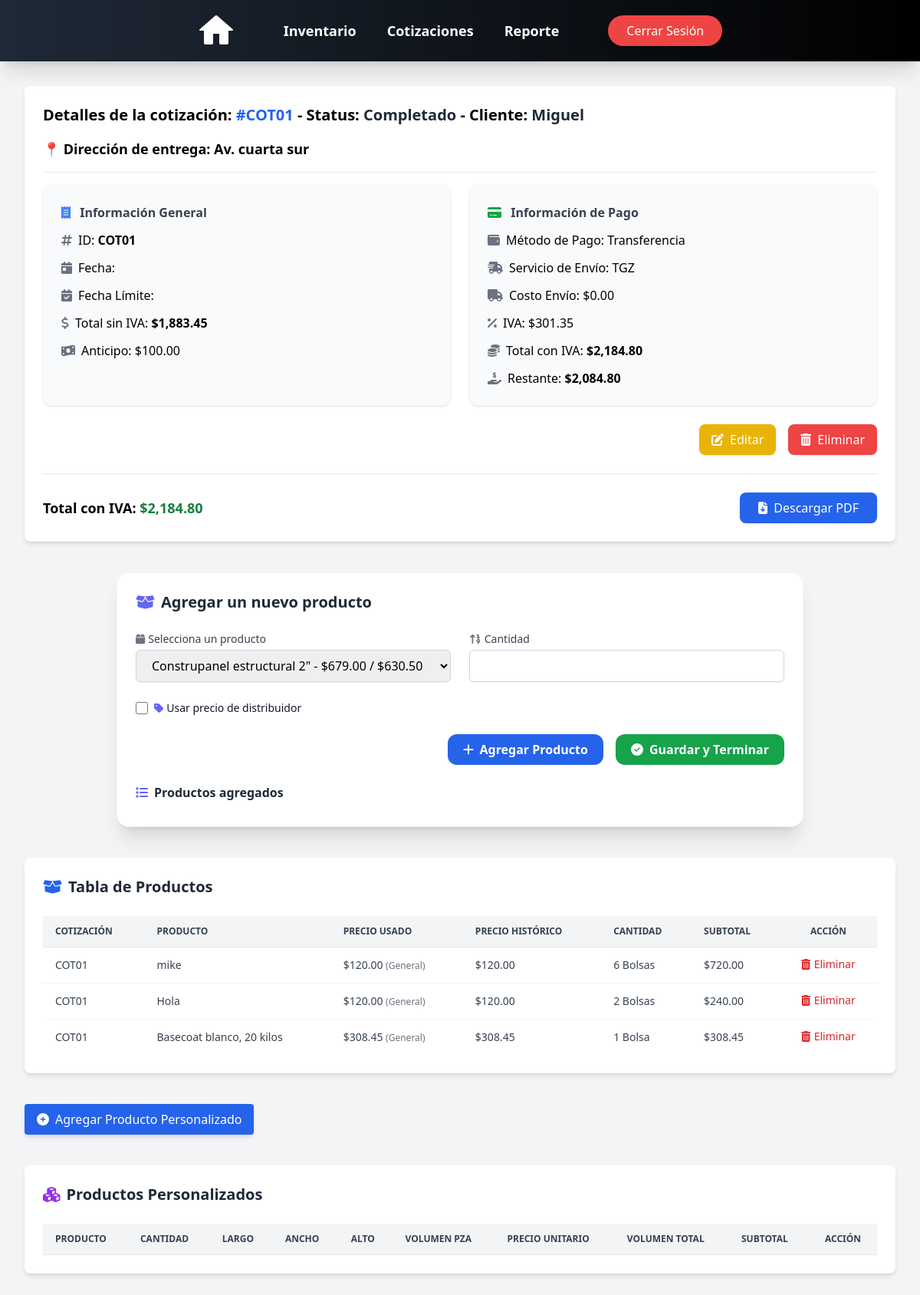
The app's page /quotes/details/COT01/ (signed in) with its own data.
### cotizaciones/models.py (models this page shows, shortened)
class Cotizaciones(models.Model):
    id = models.CharField(max_length=10, primary_key=True, unique=True, blank=False, null=False)
    cliente = models.CharField(max_length=50, blank=False, null=True)
    telefono = models.IntegerField(blank=False, null=True)
    fecha = models.DateField(auto_now=False, auto_now_add=False)
    fecha_propuesta = models.DateField(auto_now=False, auto_now_add=False)
    fecha_entrega = models.DateField(auto_now=False, auto_now_add=False, null=True, blank=True)
    direccion_entrega = models.CharField(max_length=50, default='Pendiente')
    servicio_envio = models.CharField(max_length=100, default="TGZ")
    costo_envio = models.DecimalField(max_digits=10, decimal_places=2, blank=False, null=True, default=0)
    total = models.DecimalField(max_digits=10, decimal_places=2, default=0.0)  # Total sin IVA
    total_Civa = models.DecimalField(max_digits=10, decimal_places=2, default=0.0)
    status = models.CharField(max_length=20, blank=False, null=False, default='Pendiente')
    anticipo = models.DecimalField(max_digits=10, decimal_places=2, default=0.0)
    restante = models.DecimalField(max_digits=10, decimal_places=2, default=0.0)
    metodo_pago = models.CharField(max_length=20, null=False, default='No')
    iva = models.DecimalField(max_digits=10, decimal_places=2, default=0.0)
    def __str__(self):
        return str(self.id)

class CotizacionProduct(models.Model):
    cotizacion_id = models.ForeignKey(Cotizaciones, on_delete=models.CASCADE, related_name='cotizaciones')
    product_id = models.ForeignKey(Product, on_delete=models.CASCADE)
    cantidad = models.IntegerField(default=1)
    phistorico = models.DecimalField(max_digits=10, decimal_places=2, default=0.0)
    subtotal = models.DecimalField(max_digits=10, decimal_places=2, default=0.0)
    usar_precio_distribuidor = models.BooleanField(default=False)

### products/models.py (models this page shows, shortened)
class Product(models.Model):
    nombre = models.CharField(max_length=50, blank=True, null=False)
    descripcion = models.CharField(max_length=100, blank=True, null=False)
    categoria = models.CharField(max_length=50, blank=True, null=False)
    largo = models.DecimalField(max_digits=5, decimal_places=2, blank=True, null=True, default=0)
    ancho = models.DecimalField(max_digits=5, decimal_places=2, blank=True, null=True, default=0)
    alto = models.DecimalField(max_digits=5, decimal_places=2, blank=True, null=True, default=0)
    volumen = models.FloatField(blank=True, null=True, default=0)
    volumen_total = models.FloatField(blank=True, null=True, default=0)
    unidad = models.CharField(max_length=50, blank=True, null=False)
    inventario = models.IntegerField(blank=True, null=True)
    precio_general = models.DecimalField(max_digits=10, decimal_places=2, blank=True, null=False)
    precio_distribuidor = models.DecimalField(max_digits=10, decimal_places=2, blank=True, null=True)
    otro = BooleanField(default=False)

### cotizaciones/views.py (the view)
# urls.py: path('details/<str:id>/', details_view, name='details'),
def details_view(request, id):
    cotizacion = get_object_or_404(Cotizaciones, id=id)
    cotProduct = CotizacionProduct.objects.filter(cotizacion_id=cotizacion)
    productNormal = cotProduct.filter(product_id__otro=False)
    productPersonalizado = cotProduct.filter(product_id__otro=True)
    products = Product.objects.filter(otro=False)
    def formatear_fecha(fecha):
        if fecha:  # Verifica que la fecha no sea None
            if isinstance(fecha, datetime):
                return format_date(fecha, format="EEEE d 'de' MMMM 'del' y", locale='es')
            else:
                return format_date(datetime(fecha.year, fecha.month, fecha.day), format="EEEE d 'de' MMMM 'del' y",
                                   locale='es')
        return None
    def formato_moneda(valor):
        return "{:,.2f}".format(valor)
    cotizacion.fecha = formatear_fecha(cotizacion.fecha)
    cotizacion.fecha_propuesta = formatear_fecha(cotizacion.fecha_propuesta)
    cotizacion.fecha_entrega = formatear_fecha(cotizacion.fecha_entrega)
    cotizacion.costo_envio = formato_moneda(cotizacion.costo_envio)
    cotizacion.total = formato_moneda(cotizacion.total)
    cotizacion.total_Civa = formato_moneda(cotizacion.total_Civa)
    cotizacion.anticipo = formato_moneda(cotizacion.anticipo)
    cotizacion.restante = formato_moneda(cotizacion.restante)
    cotizacion.iva = formato_moneda(cotizacion.iva)
    qr_image = generate_qr(cotizacion.direccion_entrega)
    context = {
        'cotizaciones': cotizacion,
        'cotProduct': productNormal,
        'productOtro': productPersonalizado,
        'products': products,
        'qr_image': qr_image,
    }
    return render(request, 'quotes/details.html', context)

### cotizaciones/templatetags/custom_filters.py (called while the page is built)
@register.filter(name='moneda')
def moneda(value):
    if isinstance(value, Decimal):
        return "{:,.2f}".format(value)
    return value

### cotizaciones/views.py (called while the page is built)
def generate_qr(direccion):
    qr = qrcode.make(direccion)
    qr_image = BytesIO()
    qr.save(qr_image, format='PNG')
    qr_image.seek(0)
    return qr_image

### users/context_processors.py (called while the page is built)
def empleado_context(request):
    if request.user.is_authenticated:
        empleado = request.user.groups.filter(name='Empleado').exists()
    else:
        empleado = False  # Si no está autenticado, no es parte del grupo
    return {'empleado': empleado}

### templates/quotes/details.html (shortened to what this page needs)
{% load static %}
<!DOCTYPE html>
<html lang="es">
<head>
    <link rel="stylesheet" href="https://cdn.jsdelivr.net/npm/choices.js/public/assets/styles/choices.min.css">
    <link rel="stylesheet" href="https://cdnjs.cloudflare.com/ajax/libs/font-awesome/6.5.0/css/all.min.css">
    <script src="https://cdn.tailwindcss.com"></script>
</head>
<body class="bg-gray-100 p-8">
    {% include 'nav_bar.html' %}
    {% if request.user.is_authenticated %}
        <div class="animate__animated animate__fadeIn">
        {% include 'quotes/quote_details.html' %}
        {% include 'quotes/add_product_form.html' %}
        {% include 'quotes/products_table.html' %}
        {% include 'quotes/custom_product_form.html' %}
        {% include 'quotes/custom_products_table.html' %}
    {% else %}
        <div class="flex flex-col items-center justify-center min-h-screen text-center">
            <h2 class="text-2xl font-semibold text-gray-700">No está autenticado</h2>
            <a href="{% url 'login' %}" class="mt-4 bg-blue-600 text-white px-4 py-2 rounded-lg hover:bg-blue-700 transition">Iniciar sesión</a>
        </div>
    {% endif %}
    </div>
</body>
</html>

### templates/quotes/quote_details.html (shortened to what this page needs)
{% load static %}
<div class="bg-white p-6 rounded-lg shadow-md mt-20 max-w-7xl mx-auto">
    <h1 class="text-lg md:text-xl font-bold mb-4">
        Detalles de la cotización:
        <span class="text-blue-600 font-semibold">#{{ cotizaciones.id }}</span>
        - Status: <span class="text-gray-800">{{ cotizaciones.status }}</span>
        - Cliente: <span class="text-gray-800">{{ cotizaciones.cliente }}</span>
    </h1>
    {% if cotizaciones.direccion_entrega != "Pendiente" %}
        <p class="text-base md:text-lg font-semibold mb-4">📍 Dirección de entrega: {{ cotizaciones.direccion_entrega }}</p>
    {% endif %}
    <hr class="my-4">
    <div class="grid grid-cols-1 lg:grid-cols-2 gap-6">
        <div class="bg-gray-50 rounded-xl shadow p-6 space-y-3">
            <h2 class="text-md font-semibold text-gray-700 mb-2">
                <i class="fas fa-receipt text-blue-500 mr-2"></i> Información General
            </h2>
            <p><i class="fas fa-hashtag text-gray-500 mr-2"></i>ID: <strong>{{ cotizaciones.id }}</strong></p>
            <p><i class="fas fa-calendar-day text-gray-500 mr-2"></i>Fecha: {{ cotizaciones.fecha }}</p>
            <p><i class="fas fa-calendar-check text-gray-500 mr-2"></i>Fecha Límite: {{ cotizaciones.fecha_propuesta }}</p>
            <p><i class="fas fa-dollar-sign text-gray-500 mr-2"></i>Total sin IVA: <strong>${{ cotizaciones.total }}</strong></p>
            <p><i class="fas fa-money-bill-wave text-gray-500 mr-2"></i>Anticipo: ${{ cotizaciones.anticipo }}</p>
        </div>
        <div class="bg-gray-50 rounded-xl shadow p-6 space-y-3">
            <h2 class="text-md font-semibold text-gray-700 mb-2">
                <i class="fas fa-credit-card text-green-600 mr-2"></i> Información de Pago
            </h2>
            <p><i class="fas fa-wallet text-gray-500 mr-2"></i>Método de Pago: {{ cotizaciones.metodo_pago }}</p>
            <p><i class="fas fa-shipping-fast text-gray-500 mr-2"></i>Servicio de Envío: {{ cotizaciones.servicio_envio }}</p>
            <p><i class="fas fa-truck text-gray-500 mr-2"></i>Costo Envío: ${{ cotizaciones.costo_envio }}</p>
            <p><i class="fas fa-percentage text-gray-500 mr-2"></i>IVA: ${{ cotizaciones.iva }}</p>
            <p><i class="fas fa-coins text-gray-500 mr-2"></i>Total con IVA: <strong>${{ cotizaciones.total_Civa }}</strong></p>
            <p><i class="fas fa-hand-holding-usd text-gray-500 mr-2"></i>Restante: <strong>${{ cotizaciones.restante }}</strong></p>
        </div>
    </div>
    <div class="flex flex-col md:flex-row gap-4 justify-end items-center mt-6">
        <a href="{% url 'update_quote' cotizaciones.id %}" class="w-full md:w-auto bg-yellow-500 hover:bg-yellow-600 text-white px-4 py-2 rounded-lg shadow transition flex items-center justify-center">
            <i class="fas fa-edit mr-2"></i> Editar
        </a>
        <a href="{% url 'delete_quote' cotizaciones.id %}" class="w-full md:w-auto bg-red-500 hover:bg-red-600 text-white px-4 py-2 rounded-lg shadow transition flex items-center justify-center">
            <i class="fas fa-trash-alt mr-2"></i> Eliminar
        </a>
    </div>
    <hr class="my-6">
    <div class="flex flex-col md:flex-row justify-between items-center gap-4">
        <p class="text-base md:text-lg font-semibold text-center md:text-left">
            Total con IVA: <span id="total_con_iva" class="text-green-700">${{ cotizaciones.total_Civa }}</span>
        </p>
        <a href="{% url 'generate_quote_pdf' cotizaciones.id %}"
           class="w-full md:w-auto bg-blue-600 text-white px-6 py-2 rounded-lg shadow hover:bg-blue-700 transition flex items-center justify-center gap-2">
            <i class="fas fa-file-download"></i> Descargar PDF
        </a>
    </div>
</div>

### templates/quotes/products_table.html
{% load custom_filters %}
<div class="bg-white p-6 rounded-lg shadow-md mt-10 overflow-x-auto">
    <h2 class="text-xl font-semibold text-gray-800 mb-6 flex items-center gap-2">
        <i class="fas fa-box-open text-blue-600"></i>
        Tabla de Productos
    </h2>
    <table id="tabla-productos" class="min-w-full text-sm text-left text-gray-700">
        <thead class="text-xs uppercase bg-gray-100 border-b border-gray-200">
            <tr>
                <th class="px-4 py-3">Cotización</th>
                <th class="px-4 py-3">Producto</th>
                <th class="px-4 py-3">Precio usado</th>
                <th class="px-4 py-3">Precio histórico</th>
                <th class="px-4 py-3">Cantidad</th>
                <th class="px-4 py-3">Subtotal</th>
                <th class="px-4 py-3 text-center">Acción</th>
            </tr>
        </thead>
        <tbody class="divide-y divide-gray-100">
            {% for cotizacionPro in cotProduct %}
            <tr class="hover:bg-gray-50 transition">
                <td class="px-4 py-3">{{ cotizacionPro.cotizacion_id }}</td>
                <td class="px-4 py-3">{{ cotizacionPro.product_id.nombre }}</td>
                <td class="px-4 py-3">
                    {% if cotizacionPro.usar_precio_distribuidor %}
                        ${{ cotizacionPro.product_id.precio_distribuidor }} <span class="text-xs text-gray-500">(Distribuidor)</span>
                    {% else %}
                        ${{ cotizacionPro.product_id.precio_general }} <span class="text-xs text-gray-500">(General)</span>
                    {% endif %}
                </td>
                <td class="px-4 py-3">${{ cotizacionPro.phistorico }}</td>
                <td class="px-4 py-3">
                  {{ cotizacionPro.cantidad }}
                  {{ cotizacionPro.product_id.unidad }}{% if cotizacionPro.cantidad >= 2 %}s{% endif %}
                </td>
                <td class="px-4 py-3">${{ cotizacionPro.subtotal|moneda }}</td>
                <td class="px-4 py-3 text-center">
                    <a href="{% url 'delete_product_from_quote' cotizacionPro.id %}"
                       class="text-red-600 hover:text-red-800 transition inline-flex items-center gap-1 text-sm delete-product">
                        <i class="fas fa-trash-alt"></i> Eliminar
                    </a>
                </td>
            </tr>
            {% endfor %}
        </tbody>
    </table>
</div>

### records on screen
Cotizaciones: id "COT01", status "Completado", cliente "Miguel", direccion_entrega "Av. cuarta sur", total "1,883.45", anticipo "100.00", metodo_pago "Transferencia", servicio_envio "TGZ", costo_envio "0.00", iva "301.35", total_Civa "2,184.80", restante "2,084.80"
CotizacionProduct: cotizacion_id "COT01", product_id.nombre "mike", product_id.precio_general "120.00", phistorico "120.00", cantidad "6", product_id.unidad "Bolsa", subtotal|moneda "720.00"
CotizacionProduct: cotizacion_id "COT01", product_id.nombre "Hola", product_id.precio_general "120.00", phistorico "120.00", cantidad "2", product_id.unidad "Bolsa", subtotal|moneda "240.00"
CotizacionProduct: cotizacion_id "COT01", product_id.nombre "Basecoat blanco, 20 kilos", product_id.precio_general "308.45", phistorico "308.45", cantidad "1", product_id.unidad "Bolsa", subtotal|moneda "308.45"

### other values on screen
form field producto "Construpanel estructural 2\" - $679.00 / $630.50 / Inventario: 3"
